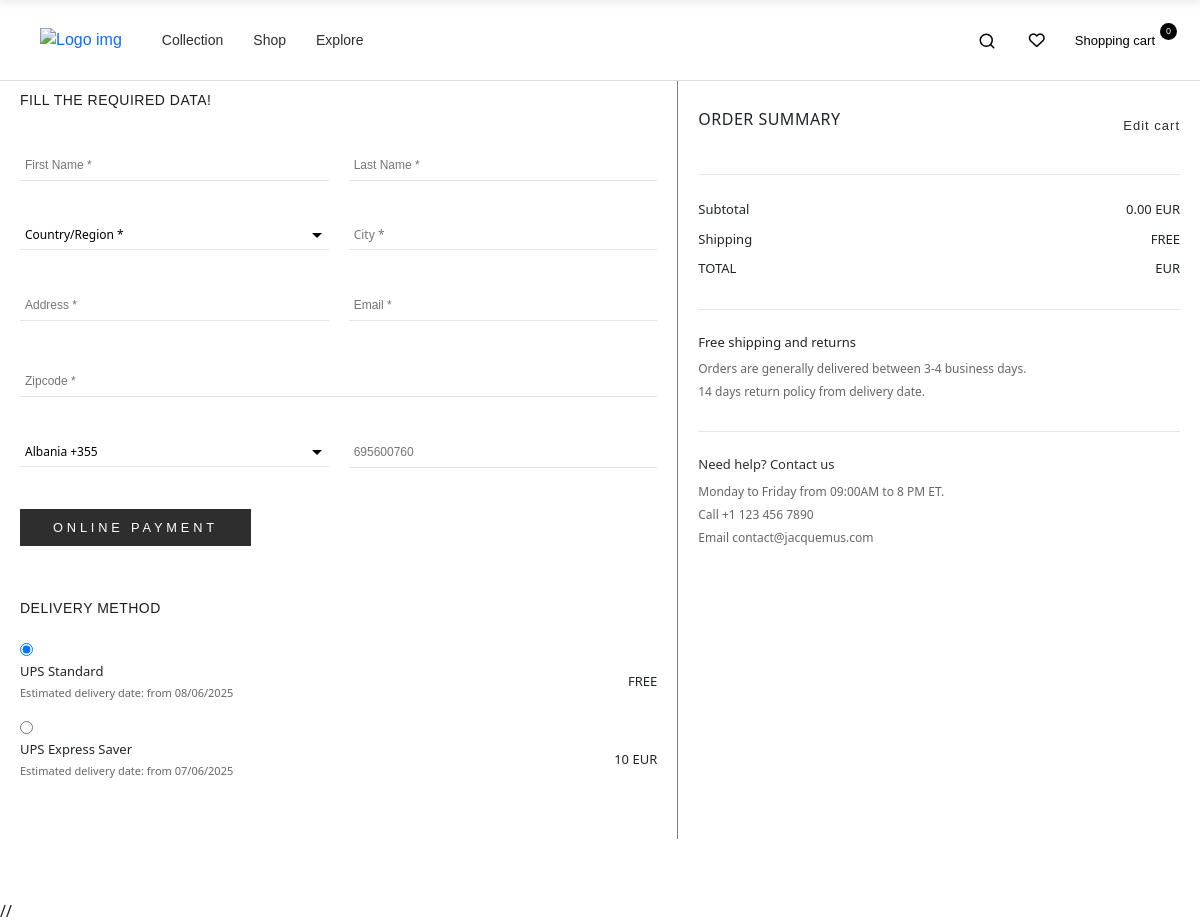
/checkout/ (signed in), run on an earlier commit of the app's database.
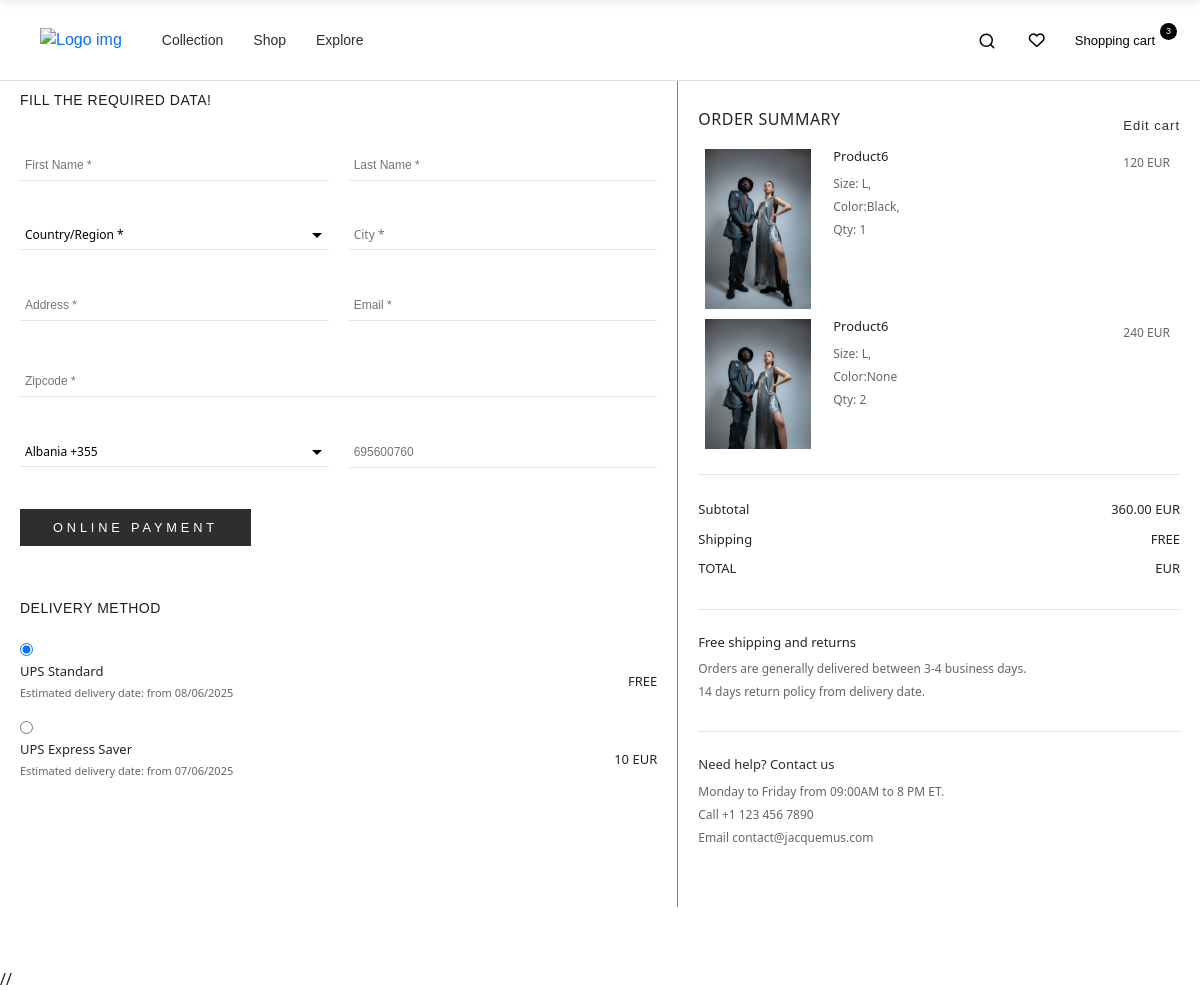
And on a later commit of the database.
### Product/models.py (models this page shows, shortened)
class H_Order(models.Model):
    customer = models.ForeignKey(G_Customer, on_delete=models.SET_NULL, null=True, blank=True)
    date_ordered = models.DateTimeField(auto_now_add=True)
    complete = models.BooleanField(default=False, null=True, blank=False)
    transaction_id = models.CharField(max_length=100, null=True)
    session_key = models.CharField(max_length=40, null=True, blank=True)
    order_uuid = models.UUIDField(default=uuid.uuid4, editable=False, unique=True)
    @property
    def get_cart_total(self):
        orderitems = self.i_orderitem_set.all()
        total = sum([item.get_total for item in orderitems])
        return total

class I_OrderItem(models.Model):
    product = models.ForeignKey(D_Product, on_delete=models.SET_NULL, null=True)
    order = models.ForeignKey(H_Order, on_delete=models.SET_NULL, null=True)
    quantity = models.IntegerField(default=0, null=True, blank=True)
    date_added = models.DateTimeField(auto_now_add=True)
    size = models.CharField(max_length=30, null=True)
    color = models.CharField(max_length=50, null=True)
    @property
    def get_total(self):
        if self.product and self.quantity:
            return self.product.price * self.quantity
        return 0

class D_Product(models.Model):
    name = models.CharField(max_length=100, default='')
    subcategory = models.ForeignKey(B_Subcategory, on_delete=models.CASCADE, null=True, blank=True)
    collection = models.ForeignKey(C_Collection, on_delete=models.CASCADE, related_name='products', null=True, blank=True)
    price = models.DecimalField(max_digits=7, decimal_places=2)
    main_image = models.ImageField(null=True, blank=True)
    description = RichTextField(blank=True, null=True)
    details = RichTextField(blank=True, null=True)
    is_new = models.BooleanField(default=False)
    @property
    def imageURL(self):
        try:
            url = self.main_image.url
        except:
            url = ''
        return url

### Product/views.py (the view, shortened to what this page needs)
# urls.py: path('checkout/', P_views.checkout, name='checkout'),
def checkout(request):
    if request.method == 'GET':
        categories = A_Category.objects.all()
        subcategories = B_Subcategory.objects.all()
        collections = reversed(C_Collection.objects.all())
        shipping = S_Shipping.objects.all()
        shipping1 = shipping[0] if shipping else None
        latest_col = C_Collection.objects.last()
        footer = Z_Contact.objects.all()
        footer1 = footer[0] if footer else None
        latest_collection = C_Collection.objects.order_by('-created_at').first()
        data = cartData(request)
        cartItems = data['cartItems']
        order = data['order']
        items = data['items']
        if isinstance(order, H_Order):
            response = render(request, 'checkout.html', {
                'categories': categories,
                'subcategories': subcategories,
                'collections': collections,
                'shipping': shipping1,
                'latest_col': latest_col,
                'latest_collection':latest_collection,
                'cartItems': cartItems,
                'items': items,
                'order': order,  # Direkte përdorim instancën e order
                'footer': footer1,
                'coupons': K_Cupon.objects.all()
            })
            return response

### Product/utils.py (called while the page is built)
def cartData(request):
    if request.user.is_authenticated:
        customer, created = G_Customer.objects.get_or_create(user=request.user)
        order, created = H_Order.objects.get_or_create(customer=customer, complete=False)
        items = order.i_orderitem_set.all()
        cartItems = sum([item.quantity for item in items])
    else:
        cookieData = cookieCart(request)
        cartItems = cookieData['cartItems']
        order = cookieData['order']
        items = cookieData['items']
    return {'cartItems': cartItems, 'order': order, 'items': items}

### templates/checkout.html (shortened to what this page needs)
{% load static %}
<!DOCTYPE html>
<html lang="en">
<head>
    <link rel="stylesheet" href="https://cdn.jsdelivr.net/npm/swiper@8/swiper-bundle.min.css"/>
    <link rel="stylesheet" href="https://cdnjs.cloudflare.com/ajax/libs/font-awesome/5.15.4/css/all.min.css">
    {% include 'head.html' %}
</head>
<body>
    <header class="low-nav">
        {% include 'navbar.html' %}
    </header>
    <section class="section section-top-low" id="checkout">
    <div class="checkout-container container-one">
        <div class="checkout-form">
            <div class="form-section">
                <h2 class="text-small cap">Fill the required data!</h2>
              <form id="form" method="POST">
                <div class="grid-two">
                <div class="form-group">
                   <input type="text" class="text-small" name="name" placeholder="First Name *"  maxlength="15" required>
                </div>
                <div class="form-group">
                    <input type="text" class="text-small" name="surname" placeholder="Last Name *"  maxlength="15" required>
                </div>
                </div>
                <div class="grid-two">
                <div class="form-group">
                    <select name="state">
                        <option value="" disabled selected>Country/Region *</option>
                    </select>
                </div>
                <div class="form-group">
                    <input type="text" name="city" placeholder="City *">
                </div>
                </div>
                <div class="grid-two">
                   <div class="form-group">
                        <input type="text" class="text-small" name="address" placeholder="Address *"  maxlength="100" required>
                   </div>
                   <div class="form-group">
                       <input type="email" class="text-small" name="email" placeholder="Email *"  maxlength="60" required>
                   </div>
                </div>
                <div class="form-group one">
                    <input type="text" class="text-small" name="zipcode" placeholder="Zipcode *"  maxlength="30" required>
                </div>
                <div class="grid-two">
                 <div class="form-group">
                     <select class="country-code" name="country_code">
                         <option value="" disabled selected>Select Country</option>
                     </select>
                 </div>
                 <div class="form-group">
                    <input class="text-small" type="tel" name="phone" placeholder="695600760" pattern="[0-9]{9}" required>
                </div>
                </div>
              </form>
                 <div class="box-element mt-30" id="payment-info">
                 <div class="inline-box">
                     {% if order and order.id %}
                     <a class="text-small cap btn-thm btn-padding" id="make-payment" href="{% url 'initiate_payment' order.id %}">Online Payment</a>
                     {% else %}
                     <p>No active order found.</p>
                        {% endif %}
                </div>
               </div>
            </div>
     <div class="form-section">
                <h2 class="text-small">Delivery method</h2>
                <div class="radio-group">
                    <input type="radio" id="ups-standard" name="delivery" checked>
                    <label for="ups-standard">
                        <div class="column">
                            <span>UPS Standard</span>
                            <span class="subtext">Estimated delivery date: from 08/06/2025</span>
                        </div>
                        <span>FREE</span>
                    </label>
                </div>
                <div class="radio-group">
                    <input type="radio" id="ups-express" name="delivery">
                    <label for="ups-express">
                        <div>
                            <span>UPS Express Saver</span>
                            <span class="subtext">Estimated delivery date: from 07/06/2025</span>
                        </div>
                        <span>10 EUR</span>
                    </label>
                </div>
            </div>
        </div>
        <div class="order-summary">
            <div class="grid-two">
            <h2>Order summary</h2>
            <h4 class="text-small-h"><a href="/addToCart/">Edit cart</a></h4>
            </div>
            <div class="items">
            {% for item in items %}
            <div class="order-item">
                <div class="item-image">
                    <img src="{{ item.product.imageURL }}" class="img-fluid">
                </div>
                <div class="item-i">
                <div class="item-details">
                    <h3>{{ item.product.name }}</h3>
                    <p>Size: {{ item.size }}</p>
                    <p>Color:{{ item.color }}</p>
                    <p>Qty: {{ item.quantity }}</p>
                </div>
                <div class="item-price">
                    <p>{{ item.get_total|floatformat:0 }} EUR</p>
                </div>
                </div>
            </div>
            {% endfor %}
            </div>
            <div class="divider"></div>
            <div class="order-total">
                <div class="total-row">
                    <span>Subtotal</span>
                    <span>{{ order.get_cart_total|floatformat:2 }} EUR</span>
                </div>
                <div class="total-row">
                    <span>Shipping</span>
                    <span>FREE</span>
                </div>
                <div class="total-row grand-total">
                    <span>TOTAL</span>
                    <span>{{ new_total|floatformat:2 }} EUR</span>
                </div>
            </div>
            <div class="divider"></div>
            <div class="shipping-info">
                <h3>Free shipping and returns</h3>
                <p>Orders are generally delivered between 3-4 business days.</p>
                <p>14 days return policy from delivery date.</p>
            </div>
            <div class="divider"></div>
            <div class="help-section">
                <h3>Need help? Contact us</h3>
                <p>Monday to Friday from 09:00AM to 8 PM ET.</p>
                <p>Call +1 123 456 7890</p>
                <p>Email contact@jacquemus.com</p>
            </div>
        </div>
    </div>
</section>
//
</body>
</html>

### templates/head.html (shortened to what this page needs)
{% load static %}
<link rel="stylesheet" type="text/css" href="{% static 'css/style.css' %}">
<link href="https://cdn.jsdelivr.net/npm/bootstrap@5.3.0/dist/css/bootstrap.min.css" rel="stylesheet">
<link rel="stylesheet" href="https://stackpath.bootstrapcdn.com/font-awesome/4.7.0/css/font-awesome.min.css">
<link href="https://cdnjs.cloudflare.com/ajax/libs/font-awesome/6.5.0/css/all.min.css" rel="stylesheet">
<link rel="stylesheet"
      href="https://cdnjs.cloudflare.com/ajax/libs/font-awesome/6.5.0/css/all.min.css"
 />

### templates/navbar.html (shortened to what this page needs)
{% load static %}
<div class="main-navbar">
  <div class="navbar-left">
    <a href="/"><img src="{% static 'images/logo-nav.png' %}" alt="Logo img" class="logo"></a>
     <ul>
      <li><a href="#" class="text-sm">Collection</a></li>
      <li><a href="#" class="text-sm">Shop</a></li>
      <li><a href="#" class="text-sm">Explore</a></li>
    </ul>
  </div>
  <div class="navbar-right">
  <div class="search-toggle-container">
  <button class="search-icon" id="searchToggle">
    <svg xmlns="http://www.w3.org/2000/svg" width="24" height="24" viewBox="0 0 24 24" fill="none" stroke="currentColor" stroke-width="2" stroke-linecap="round" stroke-linejoin="round">
      <circle cx="11" cy="11" r="8"></circle>
      <line x1="21" y1="21" x2="16.65" y2="16.65"></line>
    </svg>
  </button>
</div>
<a href="#" id="wishlist-icon" data-bs-toggle="modal" data-bs-target="#wishlistModal" class="position-relative">
  {% with wishlist=request.session.wishlist %}
    {% if wishlist %}
      <i class="fas fa-heart"></i>
    {% else %}
      <i class="far fa-heart"></i>
    {% endif %}
  {% endwith %}
</a>
    <a href="#" id="openCartBtn" class="text-sm cart-toggle"><span>Shopping cart  <span id="cart-total">{{ cartItems }}</span></span></a>
  </div>
</div>

### templates/scripts.html (shortened to what this page needs)
{% load static %}

### static/css/style.css (style rules this page uses)
* { margin: 0; padding: 0; box-sizing: border-box; scroll-behavior: smooth; }
:root { --white: #fff; --dark: #2e2e2e; --lightdark: #1e1e1e; --gray: #333; --light-gray: #FAFAFA; --name: 'Noto Serif Display', serif; --title: "GiordanoGoldSerif", serif; --text: "FuturaPTLight", sans-serif; }
.container-one, .container.container-one { max-width: 1440px; margin: 0 auto; padding: 0; }
.section { padding: 150px 5vw 0 5vw; position: relative; max-width:1440px; margin:0 auto; }
a { text-decoration: none!important; }
.btn-thm { background: var(--dark); width: 100%!important; height: 5rem; line-height: 5rem!important; padding: 0.6rem 2rem; color: var(--white)!important; border: 1px solid #2e2e2e; font-size: 0.8rem!important; font-weight: 500; text-transform: uppercase; letter-spacing: .24rem; position: relative; }
.text-sm { font-family: var(--text); color: var(--dark); font-size: 14px; font-weight: 200; line-height:16px; }
.text-small { font-family: var(--text); color: var(--lightdark); font-size: 14px; font-weight: 400; line-height:20px; }
.text-small-h { font-family: var(--text); color: var(--gray); font-size: 13px; font-weight: 300; line-height:25px!important; position:relative; display: inline-block; letter-spacing: 2px; }
.text-small-h::after { content: ''; position: absolute; left: 0; bottom: -1px!important; width: 0; height: 0.5px; background-color: var(--dark); transition: width 0.3s ease; }
.main-navbar { display: flex; justify-content: space-between; align-items: center; padding: 20px 40px; font-family: var(--text); background-color: white; border-bottom: 1px solid #ddd; }
.navbar-left, .navbar-right { display: flex; align-items: center; }
.navbar-left .logo { margin-right: 40px; width:120px!important; }
.navbar-left ul { list-style: none; display: flex; gap: 30px; padding: 0; margin: 0; }
.navbar-left ul li a { text-decoration: none; position: relative; }
.navbar-left ul li a::after { content: ''; position: absolute; left: 0; bottom: -3px; width: 0; height: 1px; background-color: var(--dark); transition: width 0.3s ease; }
#cart-total { background: black; color: white; font-size: 9px; border-radius: 50%; position: absolute; top: -9px; width: 17px; height: 17px; line-height: 17px; text-align: center; }
.navbar-right a { margin-left: 25px; text-decoration: none; color: black; font-size: 13px; display: flex; align-items: center; position: relative; }
.navbar-right a::after { content: ''; position: absolute; left: 0; bottom: -3px; width: 0; height: 1px; background-color: var(--dark); transition: width 0.4s ease; }
.navbar-right i { font-size: 16px; margin-right: 5px; }
.low-nav { position: fixed; top: 0; left: 0; width: 100%; z-index: 9999; background-color: transparent; transition: background-color 0.3s ease, box-shadow 0.3s ease; }
.search-toggle-container { position: relative; }
.search-icon { background: none; border: none; cursor: pointer; padding: 8px; transition: transform 0.3s ease; }
svg { width:18px; height:18px; }
.item-price { font-weight: 300; align-self: flex-end; font-weight: 200!important; font-size: 12px!important; }
.help-section { color:var(--dark); }
.help-section p { margin-bottom:0!important;font-size:12px!important; }

What changed in the data, as far as the page shows it:
added I_OrderItem: product.imageURL (picture), product.name "Product6", size "L,", color "Black,", quantity "1", get_total "120"
added I_OrderItem: product.imageURL (picture), product.name "Product6", size "L,", color "None", quantity "2", get_total "240"
computed for H_Order: get_cart_total "0.00" → "360.00"
Also different on the page:
{{ cartItems }}: "0" → "3"
